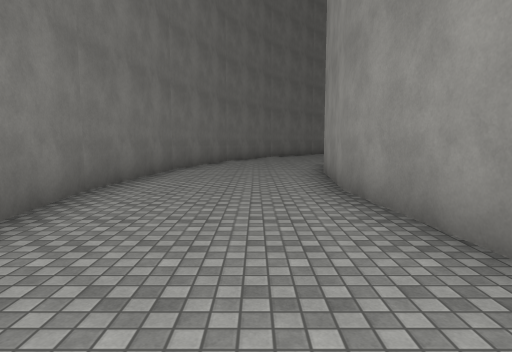
view 1 (above)

22 first-person views from a walk through a 3-D level made in the Unity game engine. The camera is 1.5 m above the floor, tilts 6° down and sees 75° across. The floor is counted in squares, 2 m on a side. Each view is taken from the middle of a square. On the plan, view 1 faces up. The plan holds only what a view shows up to about 11 squares ahead; the rest is blank. The place goes on beyond the plan. The player character is not drawn. Surface patterns are stand-ins for the level's own textures.

view 2
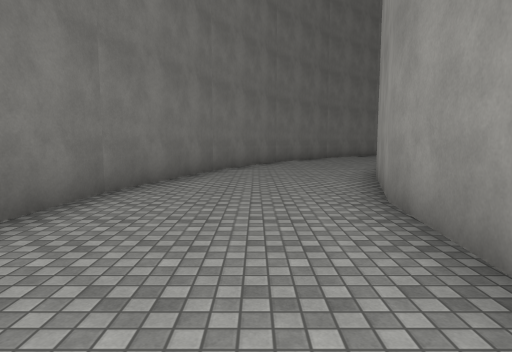

view 3
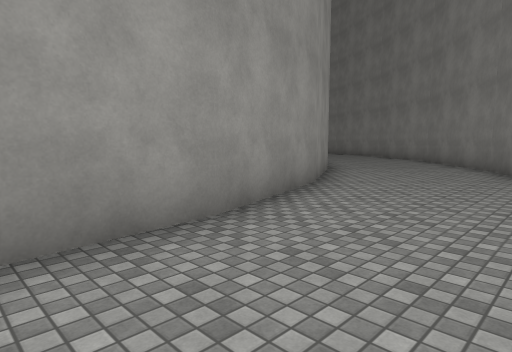

view 4
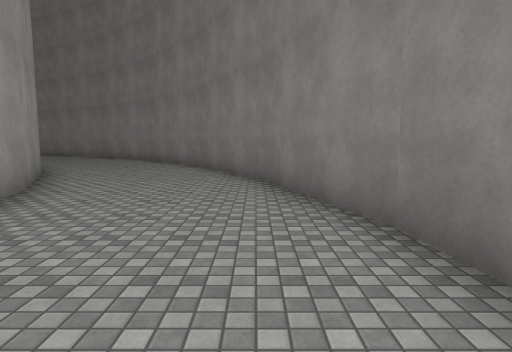

view 5
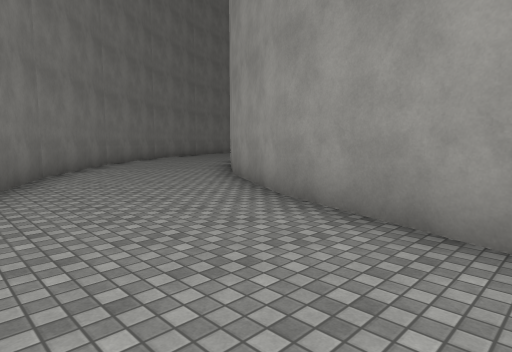

view 6
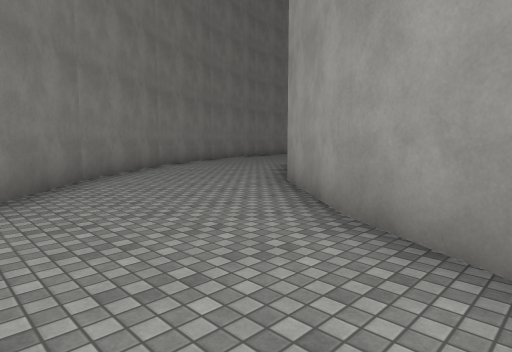

view 7
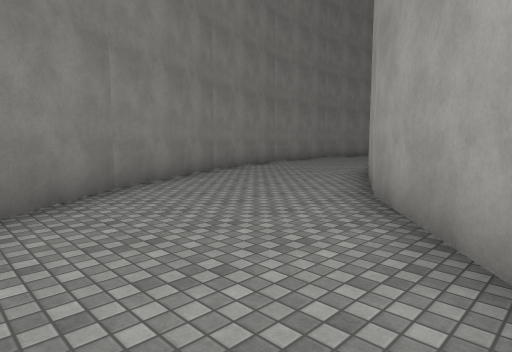

view 8
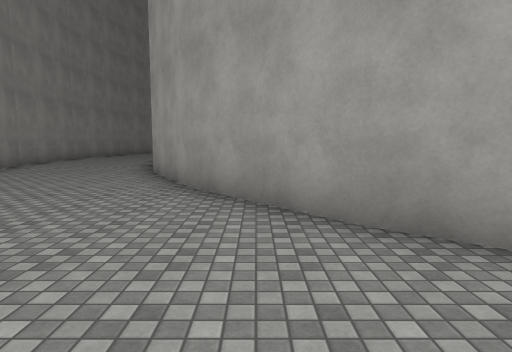

view 9
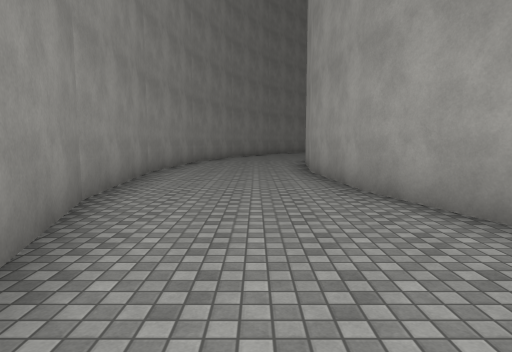

view 10
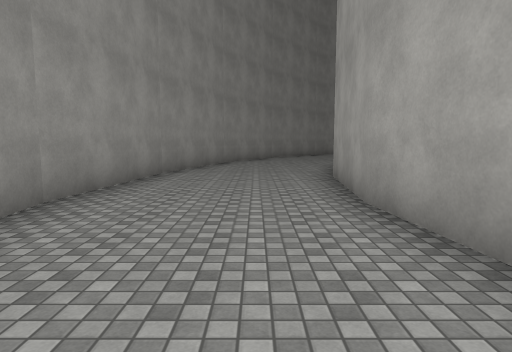

view 11
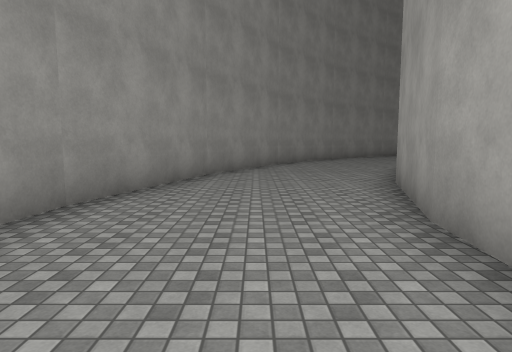

view 12
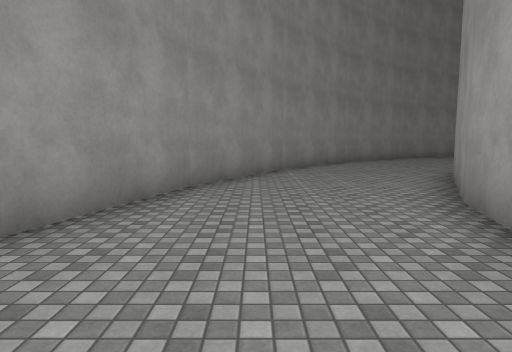

view 13
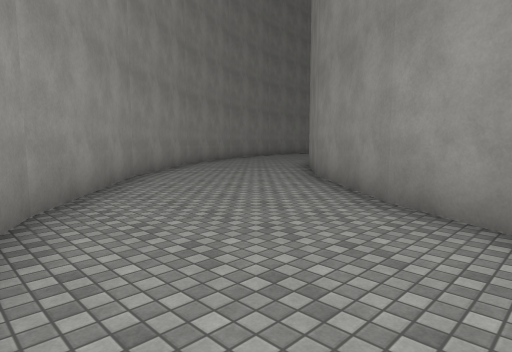

view 14
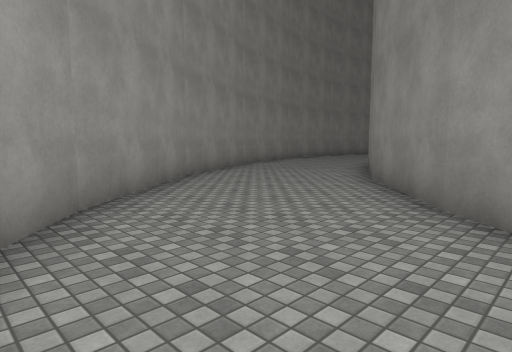

view 15
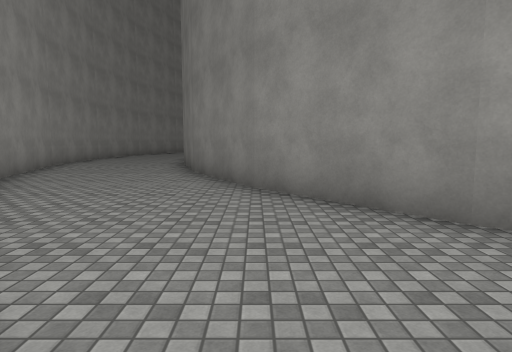

view 16
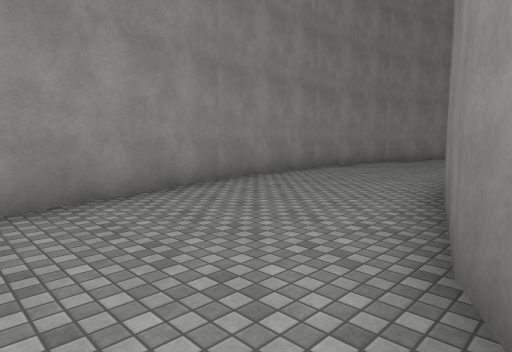

view 17
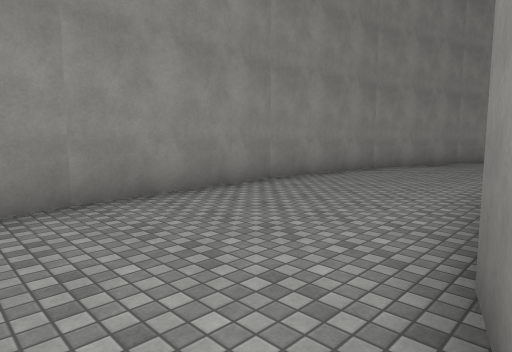

view 18
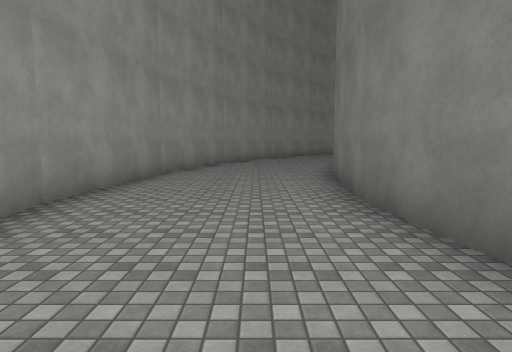

view 19
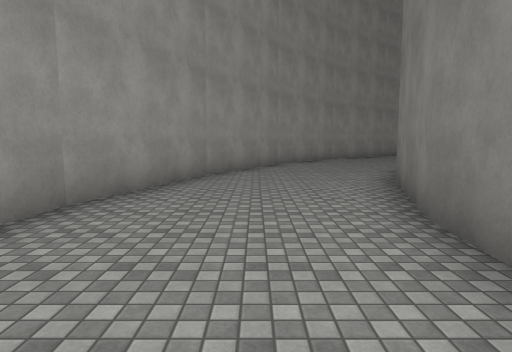

view 20
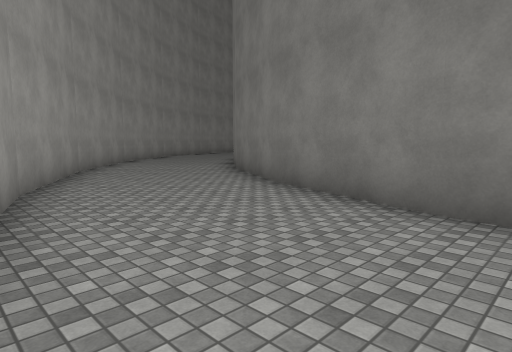

view 21
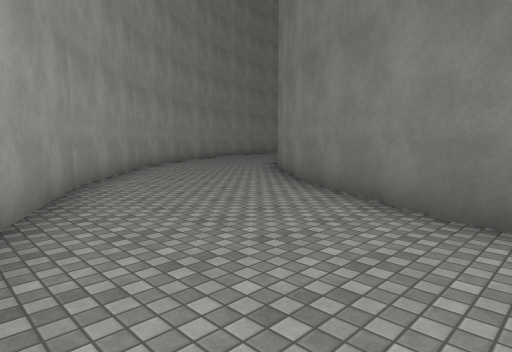

view 22
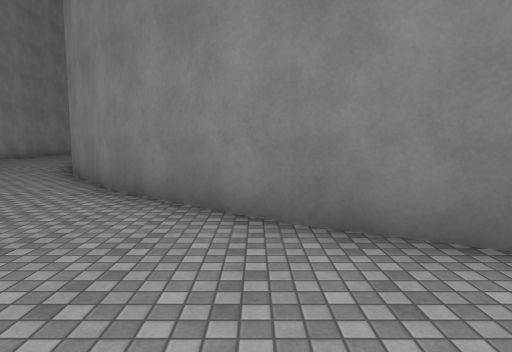

### Floor plan
Points are (right, up) in squares from view 1. A wall is a line through its corners. A room is listed if a view was taken in it or the views show most of it. See-through windows are left out.
Room 1 (views 1, 2, 3, 4, 5, 6, 7)
walls: (1.6, 8) (2.6, 11.1); (1.6, 1.9) (1.3, 5) (1.6, 8.1); (2.5, 10.9) (4, 13.8); (-2.2, 1.3) (-1.1, -2.6); (-1.1, 12.5) (-2.2, 8.8) (-2.6, 5) (-2.2, 1.2); (2.5, -1.1) (1.6, 2); (4, 13.7) (5.9, 16.1); (-1.1, -2.5) (0.7, -5.9); (0.8, 16) (-1.1, 12.4); (4, -3.7) (2.5, -1); (5.9, 16) (8.4, 18.1)
ways out: opening at (4.5, 16.7) to room 2; opening at (7, 19) to room 3; opening at (2.7, -5)
Room 2 (view 8)
walls: (3.2, 18.9) (0.7, 15.9); (6.2, 21.3) (3.1, 18.8)
ways out: opening at (4.5, 16.7) to room 1; opening at (6, 20) to room 3
Room 3 (views 9, 10, 11, 12, 13)
walls: (16.9, 20.7) (20.1, 20.4); (17, 24.6) (13.2, 24.2) (9.5, 23.1); (20, 20.4) (23, 19.5) (25.7, 18); (13.9, 20.4) (17, 20.7); (20.9, 24.2) (16.9, 24.6); (11.8, 19.7) (14, 20.4); (9.6, 23.1) (6, 21.2); (24.6, 23.1) (20.8, 24.2); (8.2, 18) (11.1, 19.5); (26.8, 21.9) (24.5, 23.1)
ways out: opening at (7, 19) to room 1; opening at (6, 20) to room 2; opening at (27, 20) to room 4
Room 4 (views 14, 15)
walls: (30.9, 18.8) (27.8, 21.3); (25.7, 18.1) (28.1, 16.1) (30, 13.7); (27.9, 21.3) (26.8, 21.9); (32.5, 16.8) (30.8, 18.9)
ways out: opening at (27, 20) to room 3; opening at (31.7, 15) to room 5
Room 5 (views 16, 17, 18, 19, 20, 21)
walls: (32.5, 7.1) (32.7, 5) (32.4, 1.9); (36.2, 8.7) (35.1, 12.6); (32.4, 2.1) (31.5, -1); (36.2, 1.2) (36.6, 5) (36.2, 8.8); (31.4, 11.1) (32.4, 8); (35.1, 12.5) (33.3, 15.9) (32.5, 16.8); (31.5, -0.9) (30, -3.8); (35.1, -2.5) (36.2, 1.3); (30, 13.7) (31.5, 11); (34.4, -3.7) (35.1, -2.4)
ways out: opening at (31.7, 15) to room 4; opening at (32.5, -4.5) to room 6
Room 6 (view 22)
walls: (28.2, -6) (25.7, -8.1); (30, -3.7) (28.1, -6.1); (31.1, -8.6) (33.3, -5.9); (33.2, -5.9) (34.4, -3.7)
ways out: opening at (32.5, -4.5) to room 5

Where each view was taken, in squares from view 1:
view 1: 0 up, 0 right, facing up
view 2: 4 up, 0 right, facing up
view 3: 4 up, 1 left, facing down-right
view 4: 4 up, 1 left, facing down
view 5: 8 up, 1 left, facing up-right
view 6: 12 up, 1 right, facing up-right
view 7: 16 up, 4 right, facing up-right
view 8: 17 up, 3 right, facing right
view 9: 22 up, 9 right, facing right
view 10: 22 up, 13 right, facing right
view 11: 22 up, 17 right, facing right
view 12: 22 up, 19 right, facing right
view 13: 22 up, 24 right, facing down-right
view 14: 20 up, 27 right, facing down-right
view 15: 19 up, 30 right, facing down
view 16: 13 up, 31 right, facing down-right
view 17: 10 up, 32 right, facing down-right
view 18: 9 up, 34 right, facing down
view 19: 5 up, 34 right, facing down
view 20: 3 up, 36 right, facing down-left
view 21: 0 up, 35 right, facing down-left
view 22: 4 down, 33 right, facing left
